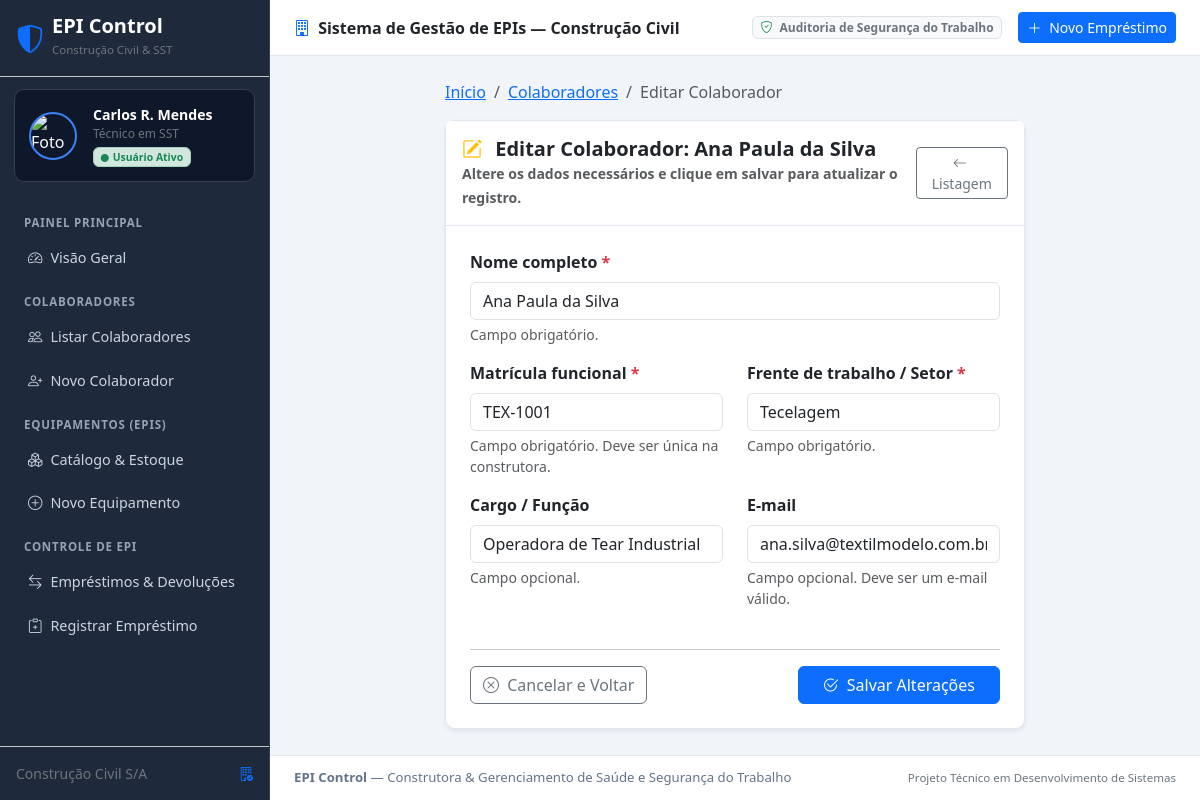
Screenshot of /colaboradores/1/editar/ with the database file from the repository.
### core/models.py (models this page shows, shortened)
class Colaborador(models.Model):
    nome = models.CharField(
        max_length=150,
        verbose_name="Nome Completo",
        help_text="Informe o nome completo do colaborador."
    )
    matricula = models.CharField(
        max_length=30,
        unique=True,
        verbose_name="Matrícula",
        help_text="Matrícula funcional única do colaborador na construtora."
    )
    setor = models.CharField(
        max_length=100,
        verbose_name="Setor",
        help_text="Frente de trabalho ou setor (ex: Canteiro de Obras, Alvenaria, Armação, Instalações, Acabamento)."
    )
    cargo = models.CharField(
        max_length=100,
        blank=True,
        null=True,
        verbose_name="Cargo",
        help_text="Função exercida (ex: Pedreiro, Carpinteiro, Armador, Eletricista, Servente)."
    )
    email = models.EmailField(
        blank=True,
        null=True,
        verbose_name="E-mail",
        help_text="Endereço de e-mail institucional ou pessoal (opcional)."
    )
    criado_em = models.DateTimeField(auto_now_add=True, verbose_name="Cadastrado em")
    atualizado_em = models.DateTimeField(auto_now=True, verbose_name="Atualizado em")
    class Meta:
        verbose_name = "Colaborador"
        verbose_name_plural = "Colaboradores"
        ordering = ['nome']

### core/views.py (the view)
# urls.py: path('colaboradores/<int:pk>/editar/', views.colaborador_update, name='colaborador_update'),
def colaborador_update(request, pk):
    colaborador = get_object_or_404(Colaborador, pk=pk)
    if request.method == 'POST':
        form = ColaboradorForm(request.POST, instance=colaborador)
        if form.is_valid():
            form.save()
            messages.success(
                request,
                f"Dados do colaborador '{colaborador.nome}' atualizados com sucesso!"
            )
            return redirect('colaborador_list')
        else:
            messages.error(
                request,
                "Falha ao salvar as alterações do colaborador. Corrija os erros destacados."
            )
    else:
        form = ColaboradorForm(instance=colaborador)
    context = {
        'form': form,
        'colaborador': colaborador,
        'titulo_pagina': f'Editar Colaborador: {colaborador.nome}',
        'is_edicao': True,
    }
    return render(request, 'colaboradores/colaborador_form.html', context)

### templates/colaboradores/colaborador_form.html (shortened to what this page needs)
{% extends 'base.html' %}
{% block content %}
<div class="row justify-content-center">
    <div class="col-lg-8">
        <nav aria-label="breadcrumb" class="mb-3">
            <ol class="breadcrumb">
                <li class="breadcrumb-item"><a href="{% url 'home' %}">Início</a></li>
                <li class="breadcrumb-item"><a href="{% url 'colaborador_list' %}">Colaboradores</a></li>
                <li class="breadcrumb-item active" aria-current="page">
                    {% if is_edicao %}Editar Colaborador{% else %}Cadastrar Colaborador{% endif %}
                </li>
            </ol>
        </nav>
        <div class="card shadow-sm">
            <div class="card-header bg-white py-3">
                <div class="d-flex justify-content-between align-items-center">
                    <div>
                        <h5 class="mb-0 fw-bold text-dark">
                            <i class="bi {% if is_edicao %}bi-pencil-square text-warning{% else %}bi-person-plus text-primary{% endif %} me-2"></i>
                            {{ titulo_pagina }}
                        </h5>
                        <small class="text-muted">
                            {% if is_edicao %}
                                Altere os dados necessários e clique em salvar para atualizar o registro.
                            {% else %}
                                Preencha os campos abaixo para registrar um novo colaborador na empresa têxtil.
                            {% endif %}
                        </small>
                    </div>
                    <a href="{% url 'colaborador_list' %}" class="btn btn-sm btn-outline-secondary">
                        <i class="bi bi-arrow-left me-1"></i> Listagem
                    </a>
                </div>
            </div>
            <div class="card-body p-4">
                <form method="post" novalidate>
                    <div class="mb-3">
                        <label for="{{ form.nome.id_for_label }}" class="form-label fw-semibold">
                            {{ form.nome.label }} <span class="text-danger">*</span>
                        </label>
                        {{ form.nome }}
                        {% if form.nome.errors %}
                            <div class="text-danger small mt-1">
                                {% for error in form.nome.errors %}
                                    <i class="bi bi-x-circle me-1"></i>{{ error }}
                                {% endfor %}
                            </div>
                        {% else %}
                            <div class="form-text text-muted">{{ form.nome.help_text }}</div>
                        {% endif %}
                    </div>
                    <div class="row">
                        <div class="col-md-6 mb-3">
                            <label for="{{ form.matricula.id_for_label }}" class="form-label fw-semibold">
                                {{ form.matricula.label }} <span class="text-danger">*</span>
                            </label>
                            {{ form.matricula }}
                            {% if form.matricula.errors %}
                                <div class="text-danger small mt-1">
                                    {% for error in form.matricula.errors %}
                                        <i class="bi bi-x-circle me-1"></i>{{ error }}
                                    {% endfor %}
                                </div>
                            {% else %}
                                <div class="form-text text-muted">{{ form.matricula.help_text }}</div>
                            {% endif %}
                        </div>
                        <div class="col-md-6 mb-3">
                            <label for="{{ form.setor.id_for_label }}" class="form-label fw-semibold">
                                {{ form.setor.label }} <span class="text-danger">*</span>
                            </label>
                            {{ form.setor }}
                            {% if form.setor.errors %}
                                <div class="text-danger small mt-1">
                                    {% for error in form.setor.errors %}
                                        <i class="bi bi-x-circle me-1"></i>{{ error }}
                                    {% endfor %}
                                </div>
                            {% else %}
                                <div class="form-text text-muted">{{ form.setor.help_text }}</div>
                            {% endif %}
                        </div>
                    </div>
                    <div class="row">
                        <div class="col-md-6 mb-3">
                            <label for="{{ form.cargo.id_for_label }}" class="form-label fw-semibold">
                                {{ form.cargo.label }}
                            </label>
                            {{ form.cargo }}
                            {% if form.cargo.errors %}
                                <div class="text-danger small mt-1">
                                    {% for error in form.cargo.errors %}
                                        <i class="bi bi-x-circle me-1"></i>{{ error }}
                                    {% endfor %}
                                </div>
                            {% else %}
                                <div class="form-text text-muted">{{ form.cargo.help_text }}</div>
                            {% endif %}
                        </div>
                        <div class="col-md-6 mb-4">
                            <label for="{{ form.email.id_for_label }}" class="form-label fw-semibold">
                                {{ form.email.label }}
                            </label>
                            {{ form.email }}
                            {% if form.email.errors %}
                                <div class="text-danger small mt-1">
                                    {% for error in form.email.errors %}
                                        <i class="bi bi-x-circle me-1"></i>{{ error }}
                                    {% endfor %}
                                </div>
                            {% else %}
                                <div class="form-text text-muted">{{ form.email.help_text }}</div>
                            {% endif %}
                        </div>
                    </div>
                    <hr class="my-3">
                    <div class="d-flex justify-content-between align-items-center">
                        <a href="{% url 'colaborador_list' %}" class="btn btn-outline-secondary">
                            <i class="bi bi-x-circle me-1"></i> Cancelar e Voltar
                        </a>
                        <button type="submit" class="btn btn-primary px-4">
                            {% if is_edicao %}
                                <i class="bi bi-check2-circle me-1"></i> Salvar Alterações
                            {% else %}
                                <i class="bi bi-person-plus-fill me-1"></i> Cadastrar Colaborador
                            {% endif %}
                        </button>
                    </div>
                </form>
            </div>
        </div>
    </div>
</div>
{% endblock %}

### static/css/style.css (style rules this page uses)
:root { --sidebar-width: 270px; --primary-color: #0d6efd; --dark-bg: #1e293b; --darker-bg: #0f172a; }
body { background-color: #f1f5f9; color: #1e293b; min-height: 100vh; font-family: system-ui, -apple-system, "Segoe UI", Roboto, "Helvetica Neue", Arial, sans-serif; }
.card { border-radius: 10px; border: 1px solid #e2e8f0; box-shadow: 0 1px 3px rgba(0, 0, 0, 0.04); }
.card-header { background-color: #ffffff; border-bottom: 1px solid #e2e8f0; font-weight: 600; }

### rows the page displays
Colaborador: nome "Ana Paula da Silva", matricula "TEX-1001", setor "Tecelagem", cargo "Operadora de Tear Industrial", email "ana.silva@textilmodelo.com.br"

### other values shown
{{ titulo_pagina }} "Editar Colaborador: Ana Paula da Silva"
